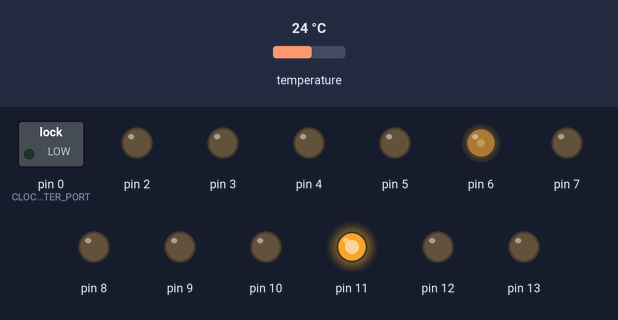
Bench run of a sketch on a simulated Arduino Uno, built with avr-gcc and run on an emulated ATmega328P. Shown: switched loads named in the sketch (green lamp = pin HIGH), output pins drawn as LEDs (lit = HIGH). The test bench sets the inputs (shaded band); at power-on: temperature 24 °C. The local clock reads 2024-03-15 10:24:30 at power-on unless the sketch sets it.

Above: at 0.1 s.
Timing chart, 0 to 129.5 s (numbered marks = the images above):
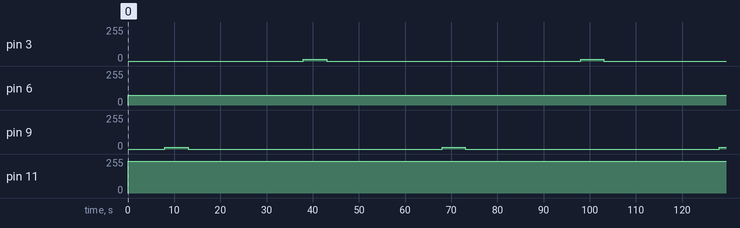

Measured:
- by itself, pin 3, pin 9: alternates 15/255 for 5.0 s and 0/255 for 55.0 s
- by itself, pin 6: 0/255 → 72/255 at 0.01 s
- by itself, pin 11: 0/255 → 240/255 at 0.00 s

The sketch:

arduinoclock.ino
```cpp
#include <DS1307RTC.h>
#include <Time.h>
#include <Wire.h>
#include <OneWire.h>

#define BRIGHTNESS 3 // min. 0.2

#define HOUR_HAND_BRIGHTNESS 80 * BRIGHTNESS
#define MINUTE_HAND_BRIGHTNESS 24 * BRIGHTNESS
#define SECOND_HAND_BRIGHTNESS 5 * BRIGHTNESS

#define ONE_WIRE_BUS 24
#define FIRST_HAND_PORT 2
#define CLOCK_CENTER_PORT 0
//                   to 13 (total 12)
#define MATRIX_LAST_ROW_PORT 52
//                   to 44 in Zweierschritten
#define MATRIX_FIRST_COL_PORT 37
//                   to 53 in Zweierschritten


static boolean NUMBERS [10][5][3] = {{
{1, 1, 1},
{1, 0, 1},
{1, 0, 1},
{1, 0, 1},
{1, 1, 1}}, {

{0, 0, 1},
{0, 1, 1},
{0, 0, 1},
{0, 0, 1},
{0, 0, 1}}, {

{1, 1, 1},
{0, 0, 1},
{1, 1, 1},
{1, 0, 0},
{1, 1, 1}}, {

{1, 1, 1},
{0, 0, 1},
{1, 1, 1},
{0, 0, 1},
{1, 1, 1}}, {

{1, 0, 1},
{1, 0, 1},
{1, 1, 1},
{0, 0, 1},
{0, 0, 1}}, {

{1, 1, 1},
{1, 0, 0},
{1, 1, 1},
{0, 0, 1},
{1, 1, 1}}, {

{1, 1, 1},
{1, 0, 0},
{1, 1, 1},
{1, 0, 1},
{1, 1, 1}}, {

{1, 1, 1},
{0, 0, 1},
{0, 0, 1},
{0, 0, 1},
{0, 0, 1}}, {

{1, 1, 1},
{1, 0, 1},
{1, 1, 1},
{1, 0, 1},
{1, 1, 1}}, {

{1, 1, 1},
{1, 0, 1},
{1, 1, 1},
{0, 0, 1},
{1, 1, 1}}};

void setup() {
    for (int i=FIRST_HAND_PORT; i<FIRST_HAND_PORT+12; i++)
    {
        pinMode(i, OUTPUT);
    }
    for (int i=MATRIX_FIRST_COL_PORT; i<MATRIX_FIRST_COL_PORT+17; i++)
    {
        pinMode(i, OUTPUT);
    }
    pinMode(CLOCK_CENTER_PORT, OUTPUT);
    digitalWrite(CLOCK_CENTER_PORT, 0);
}

void loop() {
    float current_temperature = 88.8;
    int last_update = 0;
    while (true) {
        clock();
        multiplex(current_temperature);
        if (second() > last_update + 30) {
            matrix_on();
            measure_temperature(current_temperature);
            last_update = second();
        }
    }
}

void clock() {
    tmElements_t tm;
    RTC.read(tm);
    int current_second = tm.Second;
    int current_minute = tm.Minute;
    int current_hour = tm.Hour;
    int second_hand = (current_second + 2) / 5 % 12;
    int minute_hand = (current_minute + 2) / 5 % 12;
    int hour_hand = current_hour % 12;
    for(int i=0; i<12; i++) {
        int port = i+FIRST_HAND_PORT - 1;
        if (i == 0) {
            port = i+FIRST_HAND_PORT + 11;
        }
        if (hour_hand==i) {
            analogWrite(port, HOUR_HAND_BRIGHTNESS);
        } else if (minute_hand==i) {
            analogWrite(port, MINUTE_HAND_BRIGHTNESS);
        } else if (second_hand==i) {
            analogWrite(port, SECOND_HAND_BRIGHTNESS);
        } else {
            analogWrite(port, 0);
        }
    }
    analogWrite(CLOCK_CENTER_PORT, (current_second % 2) * SECOND_HAND_BRIGHTNESS);
}

void measure_temperature(float &current_temperature) {
    // multiplex several times in this function to decrease flickering
    byte addr[8];
    byte data[12];
    byte present = 0;
    OneWire ds(ONE_WIRE_BUS);
    if (!ds.search(addr)) {
        ds.reset_search();
        current_temperature = 88.8;
        return;
    }

    //if (OneWire::crc8(addr, 7) != addr[7]) {
    //    Serial.print("CRC is not valid!\n");
    //    return;
    //}

    multiplex(current_temperature);
    ds.reset();
    multiplex(current_temperature);
    ds.select(addr);
    multiplex(current_temperature);
    //ds.write(0x44, 1);         // start conversion, with parasite power on at the end
    ds.write(0x44, 0);         // start conversion, with parasite power off at the end

    //delay(1000); // if using parasite power
    present = ds.reset();
    multiplex(current_temperature);
    ds.select(addr);
    multiplex(current_temperature);
    ds.write(0xBE);
    for (int i=0; i<9; i++) {
        data[i] = ds.read();
    }
    float temperature;
    temperature = data[0] >> 4;
    temperature += (data[1] & 0b00000111) << 4;
    int fraction = data[0] & 0b00001111;
    for (int i=0; i<4; i++) {
        multiplex(current_temperature);
        if (fraction & 1 << i) {
            switch (i) {
                case 0:
                    temperature += 0.0625;
                    break;
                case 1:
                    temperature += 0.1250;
                    break;
                case 2:
                    temperature += 0.25;
                    break;
                case 3:
                    temperature += 0.5;
                    break;
            }
        }
    }
    current_temperature = temperature;
    return;
}

void multiplex(float value) {
    int a = int(value / 10) % 10;
    int b = int(value) % 10;
    int c = int(value * 10) % 10;
    int port = -1;
    for(int col=0; col<9; col++) {
        for(int row=0; row<5; row++) {
            //int current_number;
            port = MATRIX_LAST_ROW_PORT - row * 2;
            digitalWrite(port, HIGH);
            if (col < 3) {
                digitalWrite(port, NUMBERS[a][row][col % 3]);
            } else if (col < 6) {
                digitalWrite(port, NUMBERS[b][row][col % 3]);
            } else {
                digitalWrite(port, NUMBERS[c][row][col % 3]);
            }
        }
        port = MATRIX_FIRST_COL_PORT + col * 2;
        digitalWrite(port, HIGH);
        delay(1);
        digitalWrite(port, LOW);
    }
}

void matrix_on() {
    int port;
    for(int col=0; col<9; col++) {
        for(int row=0; row<5; row++) {
            port = MATRIX_LAST_ROW_PORT - row * 2;
            digitalWrite(port, HIGH);
        }
        port = MATRIX_FIRST_COL_PORT + col * 2;
        digitalWrite(port, HIGH);
    }
}
```
